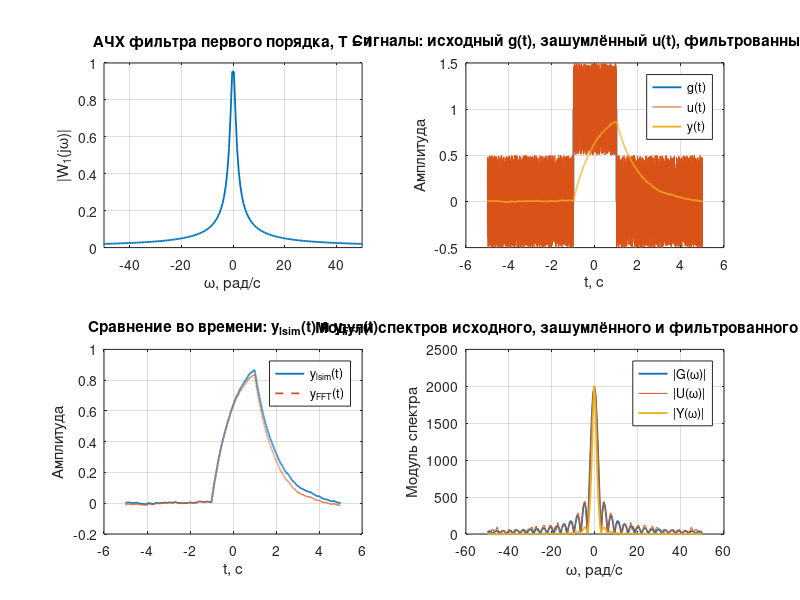
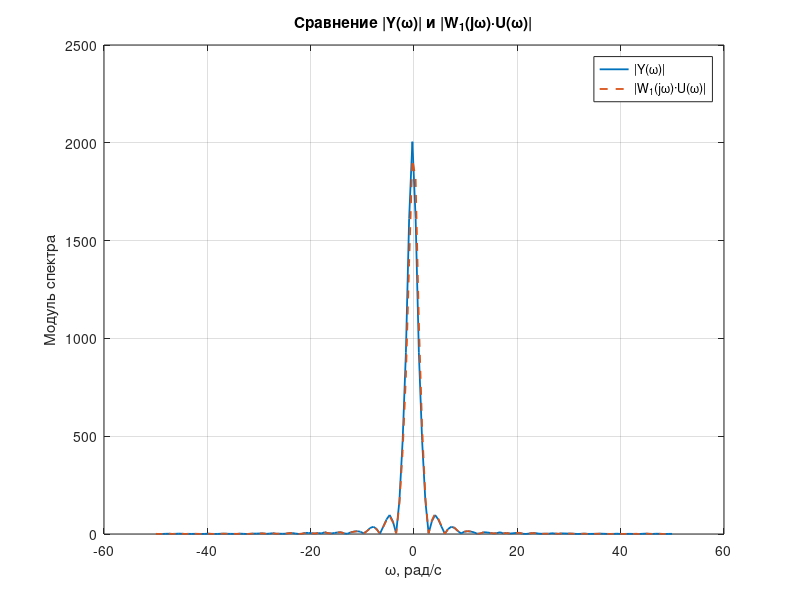

Source code (MATLAB) for these figures, in order:
clear; close all; clc;
rng('default');                

T_const = 1;                    
a       = 1;                    

dt      = 0.001;               
T_total = 10;                  
t       = (-T_total/2 : dt : T_total/2)';   
N       = length(t);

t1 = -1;                        
t2 =  1;                        

g = zeros(size(t));
g(t >= t1 & t <= t2) = a;


b  = 0.5;                       
xi = 2 * rand(size(t)) - 1;    
u  = g + b * xi;


dw = 2 * pi / (N * dt);         
w  = (-N/2 : N/2-1)' * dw;     

G = fftshift( fft(g) );         
U = fftshift( fft(u) );         


num = 1;
den = [T_const 1];
W1  = tf(num, den);             

W1_w = 1 ./ (1 + 1i * w * T_const);


y_lsim = lsim(W1, u, t);       

Y_freq = W1_w .* U;            
y_fft  = ifft( ifftshift(Y_freq) );
y_fft  = real(y_fft);           


Y_lsim = fftshift( fft(y_lsim) );



figure('Name','Задание 1.1, T = 1');


subplot(2,2,1);
plot(w, abs(W1_w), 'LineWidth', 1.3);
grid on;
xlabel('ω, рад/с');
ylabel('|W_1(jω)|');
title(['АЧХ фильтра первого порядка, T = ', num2str(T_const)]);
xlim([-50 50]);


subplot(2,2,2);
plot(t, g,      'LineWidth', 1.3); hold on;
plot(t, u);
plot(t, y_lsim, 'LineWidth', 1.3);
grid on;
xlabel('t, с');
ylabel('Амплитуда');
title('Сигналы: исходный g(t), зашумлённый u(t), фильтрованный y(t)');
legend('g(t)', 'u(t)', 'y(t)');


subplot(2,2,3);
plot(t, y_lsim, 'LineWidth', 1.3); hold on;
plot(t, y_fft,  '--', 'LineWidth', 1.3);
grid on;
xlabel('t, с');
ylabel('Амплитуда');
title('Сравнение во времени: y_{lsim}(t) и y_{FFT}(t)');
legend('y_{lsim}(t)', 'y_{FFT}(t)');


subplot(2,2,4);
idx = abs(w) < 50;             
plot(w(idx), abs(G(idx)),      'LineWidth', 1.3); hold on;
plot(w(idx), abs(U(idx)));
plot(w(idx), abs(Y_lsim(idx)), 'LineWidth', 1.3);
grid on;
xlabel('ω, рад/с');
ylabel('Модуль спектра');
title('Модули спектров исходного, зашумлённого и фильтрованного сигналов');
legend('|G(ω)|', '|U(ω)|', '|Y(ω)|');



figure('Name','Сравнение спектров выходного сигнала');

Y_prod = W1_w .* U;             

plot(w(idx), abs(Y_lsim(idx)), 'LineWidth', 1.3); hold on;
plot(w(idx), abs(Y_prod(idx)), '--', 'LineWidth', 1.3);
grid on;
xlabel('ω, рад/с');
ylabel('Модуль спектра');
title('Сравнение |Y(ω)| и |W_1(jω)·U(ω)|');
legend('|Y(ω)|', '|W_1(jω)·U(ω)|');
